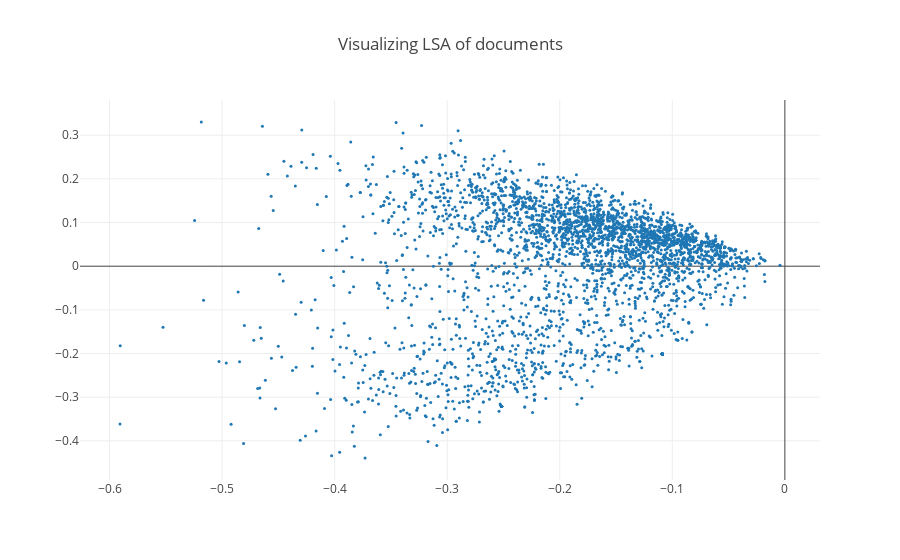

Notebook source saved alongside this figure:
### Code cell
plot_lsa(-1*dls[:,0], -1*dls[:,1]) \
    .update_layout(title_text = "Visualizing LSA of documents") \
    .show()

### Figure 1 — Plotly figure (JSON) as saved in the notebook; plotly's stock layout.template omitted (floating-point values rounded to 4 significant figures; data arrays with more than 128 entries replaced by an {"elided": "..."} marker saying what was removed)
{"data": [{"marker": {"size": 3}, "mode": "markers+text", "name": "Markers and Text", "type": "scatter", "x": {"elided": "3229 float values"}, "y": {"elided": "3229 float values"}}], "layout": {"autosize": true, "title": {"text": "Visualizing LSA of documents"}, "xaxis": {"autorange": true, "range": [-0.6269, 0.03191], "type": "linear"}, "yaxis": {"autorange": true, "range": [-0.4866, 0.3777], "type": "linear"}}}
